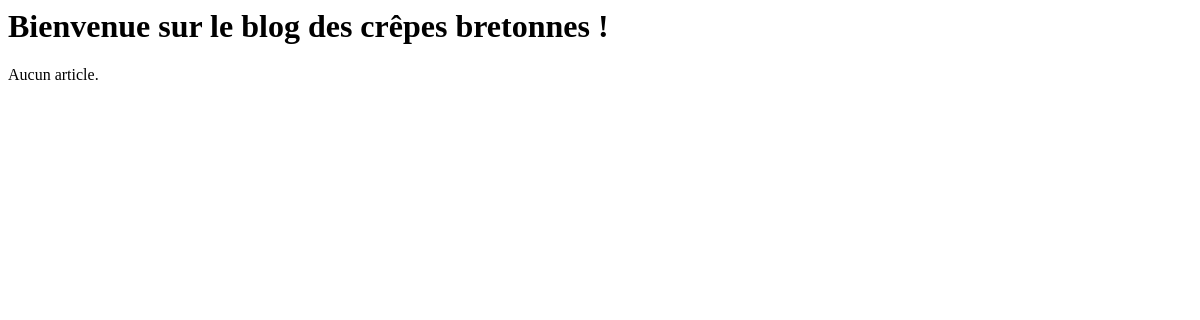
The page /blog/ on the database as committed earlier.
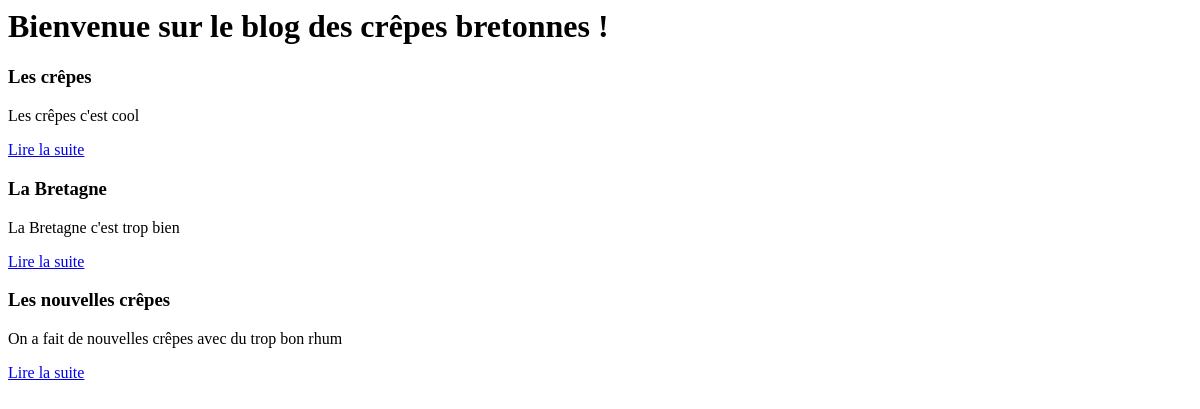
The same page on the database as committed later.
### blog/models.py (models this page shows, shortened)
class Article(models.Model):
    titre = models.CharField(max_length=100)
    slug = models.SlugField(max_length=100)
    auteur = models.CharField(max_length=42)
    contenu = models.TextField(null=True)
    date = models.DateTimeField(auto_now_add=True, auto_now=False,
                                verbose_name="Date de parution")
    categorie = models.ForeignKey('Categorie')

### blog/views.py (the view)
def accueil(request):
    articles = Article.objects.all()
    return render(request, 'blog/accueil.html', {'derniers_articles': articles})

### blog/templates/blog/accueil.html
<h1>Bienvenue sur le blog des crêpes bretonnes !</h1>
{% for article in derniers_articles %}
<div class="article">
    <h3>{{ article.titre }}</h3>
    <p>{{ article.contenu|truncatewords_html:80 }}</p>
    <p>
        <a href="{% url 'lire' article.id %}">Lire la suite</a>
</div>
{% empty %}
<p>Aucun article.</p>
{% endfor %}

Rows that differ between the two databases and show on the page:
added Article: titre "Les crêpes", contenu "Les crêpes c'est cool"
added Article: titre "La Bretagne", contenu "La Bretagne c'est trop bien"
added Article: titre "Les nouvelles crêpes", contenu "On a fait de nouvelles crêpes avec du trop bon rhum"
Other text that changed with them:
text no longer shown: "Aucun article."
